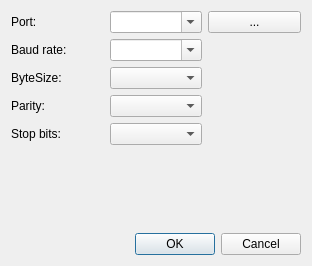
<?xml version="1.0" encoding="UTF-8"?>
<ui version="4.0">
 <class>CommPropsDialog</class>
 <widget class="QDialog" name="CommPropsDialog">
  <property name="geometry">
   <rect>
    <x>0</x>
    <y>0</y>
    <width>312</width>
    <height>266</height>
   </rect>
  </property>
  <property name="sizePolicy">
   <sizepolicy hsizetype="Preferred" vsizetype="Preferred">
    <horstretch>0</horstretch>
    <verstretch>0</verstretch>
   </sizepolicy>
  </property>
  <property name="windowTitle">
   <string>Communication</string>
  </property>
  <layout class="QGridLayout" name="gridLayout">
   <item row="3" column="1">
    <widget class="QComboBox" name="comboByteSize"/>
   </item>
   <item row="0" column="2">
    <widget class="QPushButton" name="buttonSearchPorts">
     <property name="text">
      <string>...</string>
     </property>
    </widget>
   </item>
   <item row="6" column="0" colspan="3">
    <spacer name="verticalSpacer">
     <property name="orientation">
      <enum>Qt::Vertical</enum>
     </property>
     <property name="sizeHint" stdset="0">
      <size>
       <width>20</width>
       <height>40</height>
      </size>
     </property>
    </spacer>
   </item>
   <item row="0" column="1">
    <widget class="QComboBox" name="comboPort">
     <property name="editable">
      <bool>true</bool>
     </property>
    </widget>
   </item>
   <item row="7" column="0" colspan="3">
    <widget class="QDialogButtonBox" name="buttonBox">
     <property name="orientation">
      <enum>Qt::Horizontal</enum>
     </property>
     <property name="standardButtons">
      <set>QDialogButtonBox::Cancel|QDialogButtonBox::Ok</set>
     </property>
    </widget>
   </item>
   <item row="2" column="0">
    <widget class="QLabel" name="label_2">
     <property name="text">
      <string>Baud rate:</string>
     </property>
    </widget>
   </item>
   <item row="4" column="0">
    <widget class="QLabel" name="label_4">
     <property name="text">
      <string>Parity:</string>
     </property>
    </widget>
   </item>
   <item row="3" column="0">
    <widget class="QLabel" name="label_3">
     <property name="text">
      <string>ByteSize:</string>
     </property>
    </widget>
   </item>
   <item row="0" column="0">
    <widget class="QLabel" name="label">
     <property name="text">
      <string>Port:</string>
     </property>
    </widget>
   </item>
   <item row="2" column="1">
    <widget class="QComboBox" name="comboBaudRate">
     <property name="editable">
      <bool>true</bool>
     </property>
    </widget>
   </item>
   <item row="5" column="0">
    <widget class="QLabel" name="label_5">
     <property name="text">
      <string>Stop bits:</string>
     </property>
    </widget>
   </item>
   <item row="4" column="1">
    <widget class="QComboBox" name="comboParity"/>
   </item>
   <item row="5" column="1">
    <widget class="QComboBox" name="comboStopBits"/>
   </item>
  </layout>
 </widget>
 <resources/>
 <connections>
  <connection>
   <sender>buttonBox</sender>
   <signal>accepted()</signal>
   <receiver>CommPropsDialog</receiver>
   <slot>accept()</slot>
   <hints>
    <hint type="sourcelabel">
     <x>248</x>
     <y>254</y>
    </hint>
    <hint type="destinationlabel">
     <x>157</x>
     <y>274</y>
    </hint>
   </hints>
  </connection>
  <connection>
   <sender>buttonBox</sender>
   <signal>rejected()</signal>
   <receiver>CommPropsDialog</receiver>
   <slot>reject()</slot>
   <hints>
    <hint type="sourcelabel">
     <x>316</x>
     <y>260</y>
    </hint>
    <hint type="destinationlabel">
     <x>286</x>
     <y>274</y>
    </hint>
   </hints>
  </connection>
 </connections>
</ui>
